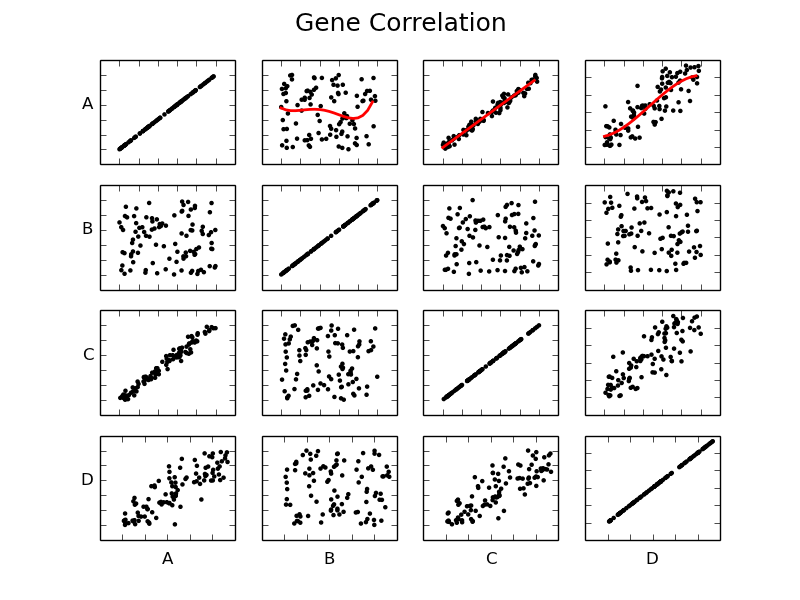

The Python source for this figure:
import csv
import matplotlib.pyplot as plt
import matplotlib.ticker as ticker
from pylab import *
import numpy as np

'''
The genes rank in correlation to A by C, D, B.  The plot of AxC shows a linear best fit, AxD shows a cubic best fit curve and AxB shows a 5th degree polynomial best fit.  
'''

aa, bb, cc, dd = [], [], [], []

with open('genes.dat', 'r') as f:
    rows = csv.reader(f, delimiter = ',')
    rows.next()
    for row in rows:
        aa.append(row[0])
        bb.append(row[1])
        cc.append(row[2])
        dd.append(row[3])

aa = np.array(aa, np.float)
bb = np.array(bb, np.float)
cc = np.array(cc, np.float)
dd = np.array(dd, np.float)

fig = plt.figure()

ax11 = fig.add_subplot(4, 4, 1)
ax12 = fig.add_subplot(4, 4, 2)
ax13 = fig.add_subplot(4, 4, 3)
ax14 = fig.add_subplot(4, 4, 4)
ax21 = fig.add_subplot(4, 4, 5)
ax22 = fig.add_subplot(4, 4, 6)
ax23 = fig.add_subplot(4, 4, 7)
ax24 = fig.add_subplot(4, 4, 8)
ax31 = fig.add_subplot(4, 4, 9)
ax32 = fig.add_subplot(4, 4, 10)
ax33 = fig.add_subplot(4, 4, 11)
ax34 = fig.add_subplot(4, 4, 12)
ax41 = fig.add_subplot(4, 4, 13)
ax42 = fig.add_subplot(4, 4, 14)
ax43 = fig.add_subplot(4, 4, 15)
ax44 = fig.add_subplot(4, 4, 16)

plotArray = [ax11, ax12, ax13, ax14, ax21, ax22, ax23, ax24, ax31, ax32, ax33, ax34, ax41, ax42, ax43, ax44]

xp = np.arange(0, 1, 0.05)

ax11.scatter(aa, aa, marker='.', color='black')

ax12.scatter(aa, bb, marker='.', color='black')
p5 = np.poly1d(np.polyfit(aa, bb, 5))
ax12.plot(xp, p5(xp), 'r', linewidth = 2)

ax13.scatter(aa, cc, marker='.', color='black')
p = np.poly1d(np.polyfit(aa, cc, 1))
ax13.plot(xp, p(xp), 'r', linewidth = 2)

ax14.scatter(aa, dd, marker='.', color='black')
p3 = np.poly1d(np.polyfit(aa, dd, 3))
ax14.plot(xp, p3(xp), 'r', linewidth = 2)

ax21.scatter(bb, aa, marker='.', color='black')
ax22.scatter(bb, bb, marker='.', color='black')
ax23.scatter(bb, cc, marker='.', color='black')
ax24.scatter(bb, dd, marker='.', color='black')
ax31.scatter(cc, aa, marker='.', color='black')
ax32.scatter(cc, bb, marker='.', color='black')
ax33.scatter(cc, cc, marker='.', color='black')
ax34.scatter(cc, dd, marker='.', color='black')
ax41.scatter(dd, aa, marker='.', color='black')
ax42.scatter(dd, bb, marker='.', color='black')
ax43.scatter(dd, cc, marker='.', color='black')
ax44.scatter(dd, dd, marker='.', color='black')

ax11.set_ylabel('A', rotation = 'horizontal')
ax21.set_ylabel('B', rotation = 'horizontal')
ax31.set_ylabel('C', rotation = 'horizontal')
ax41.set_ylabel('D', rotation = 'horizontal')
ax41.set_xlabel('A')
ax42.set_xlabel('B')
ax43.set_xlabel('C')
ax44.set_xlabel('D')

for plot in plotArray:
    plot.set_xticklabels('')
    plot.set_yticklabels('')

plt.suptitle('Gene Correlation', size=18)

plt.show()
